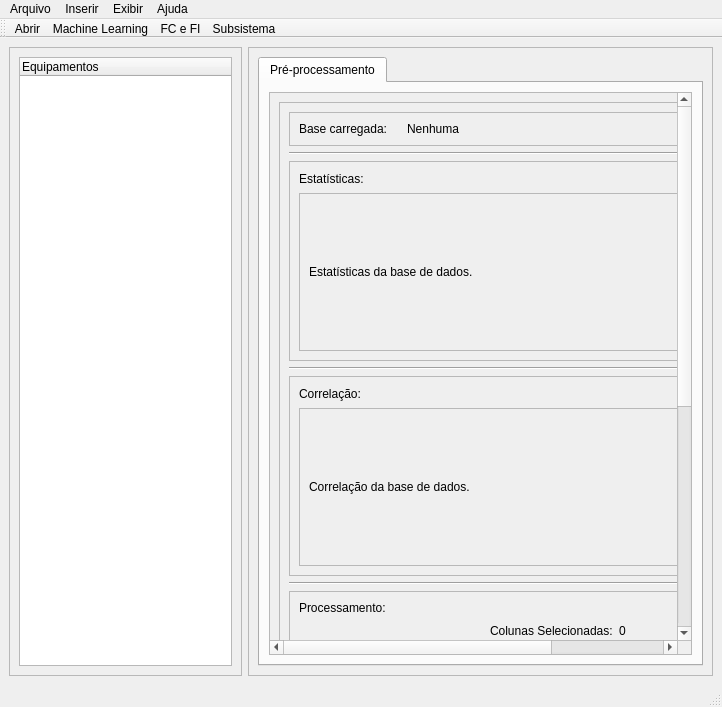
<?xml version="1.0" encoding="UTF-8"?>
<ui version="4.0">
 <class>MainWindow</class>
 <widget class="QMainWindow" name="MainWindow">
  <property name="geometry">
   <rect>
    <x>0</x>
    <y>0</y>
    <width>722</width>
    <height>707</height>
   </rect>
  </property>
  <property name="windowTitle">
   <string>MainWindow</string>
  </property>
  <property name="styleSheet">
   <string notr="true">QWidget {  margin:0;padding:0;};
QMainWindow{margin:0;padding:0;}</string>
  </property>
  <widget class="QWidget" name="centralwidget">
   <property name="styleSheet">
    <string notr="true"/>
   </property>
   <layout class="QHBoxLayout" name="horizontalLayout" stretch="1,2">
    <item>
     <widget class="QScrollArea" name="scrollArea">
      <property name="maximumSize">
       <size>
        <width>16777215</width>
        <height>16777215</height>
       </size>
      </property>
      <property name="styleSheet">
       <string notr="true"/>
      </property>
      <property name="frameShape">
       <enum>QFrame::StyledPanel</enum>
      </property>
      <property name="frameShadow">
       <enum>QFrame::Sunken</enum>
      </property>
      <property name="sizeAdjustPolicy">
       <enum>QAbstractScrollArea::AdjustIgnored</enum>
      </property>
      <property name="widgetResizable">
       <bool>true</bool>
      </property>
      <widget class="QWidget" name="scrollAreaWidgetContents">
       <property name="geometry">
        <rect>
         <x>0</x>
         <y>0</y>
         <width>229</width>
         <height>597</height>
        </rect>
       </property>
       <layout class="QVBoxLayout" name="verticalLayout">
        <item>
         <widget class="QTreeWidget" name="eq_treewidget">
          <attribute name="headerVisible">
           <bool>true</bool>
          </attribute>
          <attribute name="headerCascadingSectionResizes">
           <bool>false</bool>
          </attribute>
          <column>
           <property name="text">
            <string notr="true">Equipamentos</string>
           </property>
          </column>
         </widget>
        </item>
       </layout>
      </widget>
     </widget>
    </item>
    <item>
     <widget class="QScrollArea" name="scrollArea_2">
      <property name="styleSheet">
       <string notr="true"/>
      </property>
      <property name="widgetResizable">
       <bool>true</bool>
      </property>
      <widget class="QWidget" name="scrollAreaWidgetContents_2">
       <property name="geometry">
        <rect>
         <x>0</x>
         <y>0</y>
         <width>460</width>
         <height>597</height>
        </rect>
       </property>
       <layout class="QGridLayout" name="gridLayout">
        <item row="0" column="1">
         <widget class="QTabWidget" name="tabWidget">
          <property name="styleSheet">
           <string notr="true"/>
          </property>
          <property name="currentIndex">
           <number>0</number>
          </property>
          <widget class="QWidget" name="tab">
           <attribute name="title">
            <string>Pré-processamento</string>
           </attribute>
           <layout class="QVBoxLayout" name="verticalLayout_2">
            <item>
             <widget class="QScrollArea" name="scrollArea_5">
              <property name="styleSheet">
               <string notr="true"/>
              </property>
              <property name="widgetResizable">
               <bool>true</bool>
              </property>
              <widget class="QWidget" name="scrollAreaWidgetContents_6">
               <property name="geometry">
                <rect>
                 <x>0</x>
                 <y>0</y>
                 <width>609</width>
                 <height>1049</height>
                </rect>
               </property>
               <layout class="QVBoxLayout" name="verticalLayout_6">
                <item>
                 <widget class="QFrame" name="frame">
                  <property name="frameShape">
                   <enum>QFrame::StyledPanel</enum>
                  </property>
                  <property name="frameShadow">
                   <enum>QFrame::Raised</enum>
                  </property>
                  <layout class="QVBoxLayout" name="verticalLayout_3" stretch="0,0,10,0,10,0,0,0">
                   <item>
                    <widget class="QFrame" name="frame_2">
                     <property name="baseSize">
                      <size>
                       <width>0</width>
                       <height>0</height>
                      </size>
                     </property>
                     <property name="frameShape">
                      <enum>QFrame::StyledPanel</enum>
                     </property>
                     <property name="frameShadow">
                      <enum>QFrame::Raised</enum>
                     </property>
                     <layout class="QHBoxLayout" name="horizontalLayout_2" stretch="1,4">
                      <item>
                       <widget class="QLabel" name="label">
                        <property name="text">
                         <string>Base carregada:</string>
                        </property>
                       </widget>
                      </item>
                      <item>
                       <widget class="QLabel" name="name_base_label">
                        <property name="text">
                         <string>Nenhuma</string>
                        </property>
                       </widget>
                      </item>
                     </layout>
                    </widget>
                   </item>
                   <item>
                    <widget class="Line" name="line">
                     <property name="orientation">
                      <enum>Qt::Horizontal</enum>
                     </property>
                    </widget>
                   </item>
                   <item>
                    <widget class="QFrame" name="frame_6">
                     <property name="minimumSize">
                      <size>
                       <width>0</width>
                       <height>200</height>
                      </size>
                     </property>
                     <property name="frameShape">
                      <enum>QFrame::StyledPanel</enum>
                     </property>
                     <property name="frameShadow">
                      <enum>QFrame::Raised</enum>
                     </property>
                     <layout class="QVBoxLayout" name="verticalLayout_4" stretch="1,10">
                      <item>
                       <widget class="QLabel" name="label_3">
                        <property name="text">
                         <string>Estatísticas:</string>
                        </property>
                       </widget>
                      </item>
                      <item>
                       <widget class="QScrollArea" name="scrollArea_3">
                        <property name="sizePolicy">
                         <sizepolicy hsizetype="Expanding" vsizetype="Expanding">
                          <horstretch>0</horstretch>
                          <verstretch>0</verstretch>
                         </sizepolicy>
                        </property>
                        <property name="widgetResizable">
                         <bool>true</bool>
                        </property>
                        <widget class="QWidget" name="scrollAreaWidgetContents_3">
                         <property name="geometry">
                          <rect>
                           <x>0</x>
                           <y>0</y>
                           <width>537</width>
                           <height>151</height>
                          </rect>
                         </property>
                         <layout class="QVBoxLayout" name="verticalLayout_9">
                          <item>
                           <widget class="QLabel" name="est_label">
                            <property name="text">
                             <string>Estatísticas da base de dados.</string>
                            </property>
                           </widget>
                          </item>
                         </layout>
                        </widget>
                       </widget>
                      </item>
                     </layout>
                    </widget>
                   </item>
                   <item>
                    <widget class="Line" name="line_2">
                     <property name="orientation">
                      <enum>Qt::Horizontal</enum>
                     </property>
                    </widget>
                   </item>
                   <item>
                    <widget class="QFrame" name="frame_5">
                     <property name="minimumSize">
                      <size>
                       <width>0</width>
                       <height>200</height>
                      </size>
                     </property>
                     <property name="frameShape">
                      <enum>QFrame::StyledPanel</enum>
                     </property>
                     <property name="frameShadow">
                      <enum>QFrame::Raised</enum>
                     </property>
                     <layout class="QVBoxLayout" name="verticalLayout_5" stretch="1,10">
                      <item>
                       <widget class="QLabel" name="label_4">
                        <property name="text">
                         <string>Correlação:</string>
                        </property>
                       </widget>
                      </item>
                      <item>
                       <widget class="QScrollArea" name="scrollArea_4">
                        <property name="sizePolicy">
                         <sizepolicy hsizetype="Expanding" vsizetype="Expanding">
                          <horstretch>0</horstretch>
                          <verstretch>0</verstretch>
                         </sizepolicy>
                        </property>
                        <property name="widgetResizable">
                         <bool>true</bool>
                        </property>
                        <widget class="QWidget" name="scrollAreaWidgetContents_4">
                         <property name="geometry">
                          <rect>
                           <x>0</x>
                           <y>0</y>
                           <width>537</width>
                           <height>151</height>
                          </rect>
                         </property>
                         <layout class="QVBoxLayout" name="verticalLayout_10">
                          <item>
                           <widget class="QLabel" name="corr_label">
                            <property name="text">
                             <string>Correlação da base de dados.</string>
                            </property>
                           </widget>
                          </item>
                         </layout>
                        </widget>
                       </widget>
                      </item>
                     </layout>
                    </widget>
                   </item>
                   <item>
                    <widget class="Line" name="line_3">
                     <property name="orientation">
                      <enum>Qt::Horizontal</enum>
                     </property>
                    </widget>
                   </item>
                   <item>
                    <widget class="QFrame" name="frame_3">
                     <property name="frameShape">
                      <enum>QFrame::StyledPanel</enum>
                     </property>
                     <property name="frameShadow">
                      <enum>QFrame::Raised</enum>
                     </property>
                     <layout class="QVBoxLayout" name="verticalLayout_8">
                      <property name="spacing">
                       <number>6</number>
                      </property>
                      <item>
                       <widget class="QLabel" name="label_5">
                        <property name="text">
                         <string>Processamento:</string>
                        </property>
                       </widget>
                      </item>
                      <item>
                       <layout class="QHBoxLayout" name="horizontalLayout_9">
                        <item>
                         <spacer name="horizontalSpacer_12">
                          <property name="orientation">
                           <enum>Qt::Horizontal</enum>
                          </property>
                          <property name="sizeHint" stdset="0">
                           <size>
                            <width>40</width>
                            <height>20</height>
                           </size>
                          </property>
                         </spacer>
                        </item>
                        <item>
                         <widget class="QLabel" name="label_2">
                          <property name="text">
                           <string>Colunas Selecionadas:</string>
                          </property>
                         </widget>
                        </item>
                        <item>
                         <widget class="QLabel" name="col_label">
                          <property name="text">
                           <string>0</string>
                          </property>
                         </widget>
                        </item>
                        <item>
                         <spacer name="horizontalSpacer_13">
                          <property name="orientation">
                           <enum>Qt::Horizontal</enum>
                          </property>
                          <property name="sizeHint" stdset="0">
                           <size>
                            <width>40</width>
                            <height>20</height>
                           </size>
                          </property>
                         </spacer>
                        </item>
                       </layout>
                      </item>
                      <item>
                       <spacer name="verticalSpacer_2">
                        <property name="orientation">
                         <enum>Qt::Vertical</enum>
                        </property>
                        <property name="sizeType">
                         <enum>QSizePolicy::Fixed</enum>
                        </property>
                        <property name="sizeHint" stdset="0">
                         <size>
                          <width>20</width>
                          <height>5</height>
                         </size>
                        </property>
                       </spacer>
                      </item>
                      <item>
                       <widget class="QGroupBox" name="groupBox_6">
                        <property name="title">
                         <string>Substituir valores</string>
                        </property>
                        <layout class="QVBoxLayout" name="verticalLayout_7" stretch="1,0,0">
                         <property name="topMargin">
                          <number>22</number>
                         </property>
                         <item>
                          <spacer name="verticalSpacer_3">
                           <property name="orientation">
                            <enum>Qt::Vertical</enum>
                           </property>
                           <property name="sizeHint" stdset="0">
                            <size>
                             <width>20</width>
                             <height>40</height>
                            </size>
                           </property>
                          </spacer>
                         </item>
                         <item>
                          <widget class="QGroupBox" name="groupBox">
                           <property name="title">
                            <string/>
                           </property>
                           <layout class="QHBoxLayout" name="horizontalLayout_5" stretch="4,1,2,2,2">
                            <item>
                             <widget class="CheckableComboBox" name="sub_combobox"/>
                            </item>
                            <item>
                             <widget class="QPushButton" name="reset1">
                              <property name="minimumSize">
                               <size>
                                <width>0</width>
                                <height>20</height>
                               </size>
                              </property>
                              <property name="text">
                               <string>Reset</string>
                              </property>
                             </widget>
                            </item>
                            <item>
                             <widget class="QLineEdit" name="sub_lineEdit1"/>
                            </item>
                            <item>
                             <widget class="QPushButton" name="sub_button">
                              <property name="minimumSize">
                               <size>
                                <width>95</width>
                                <height>20</height>
                               </size>
                              </property>
                              <property name="baseSize">
                               <size>
                                <width>0</width>
                                <height>0</height>
                               </size>
                              </property>
                              <property name="text">
                               <string>Substituir por</string>
                              </property>
                             </widget>
                            </item>
                            <item>
                             <widget class="QLineEdit" name="sub_lineEdit2"/>
                            </item>
                           </layout>
                          </widget>
                         </item>
                         <item>
                          <widget class="QGroupBox" name="groupBox_4">
                           <property name="title">
                            <string/>
                           </property>
                           <layout class="QHBoxLayout" name="horizontalLayout_11" stretch="2,1,3">
                            <item>
                             <widget class="QComboBox" name="replace_combobox"/>
                            </item>
                            <item>
                             <widget class="QPushButton" name="replace_button">
                              <property name="minimumSize">
                               <size>
                                <width>95</width>
                                <height>20</height>
                               </size>
                              </property>
                              <property name="baseSize">
                               <size>
                                <width>0</width>
                                <height>0</height>
                               </size>
                              </property>
                              <property name="text">
                               <string>Substituir valores</string>
                              </property>
                             </widget>
                            </item>
                            <item>
                             <spacer name="horizontalSpacer_4">
                              <property name="orientation">
                               <enum>Qt::Horizontal</enum>
                              </property>
                              <property name="sizeHint" stdset="0">
                               <size>
                                <width>40</width>
                                <height>20</height>
                               </size>
                              </property>
                             </spacer>
                            </item>
                           </layout>
                          </widget>
                         </item>
                        </layout>
                       </widget>
                      </item>
                      <item>
                       <widget class="QGroupBox" name="groupBox_7">
                        <property name="title">
                         <string>Manipular colunas</string>
                        </property>
                        <layout class="QVBoxLayout" name="verticalLayout_11" stretch="2,0,0,0,0">
                         <property name="topMargin">
                          <number>11</number>
                         </property>
                         <item>
                          <spacer name="verticalSpacer_4">
                           <property name="orientation">
                            <enum>Qt::Vertical</enum>
                           </property>
                           <property name="sizeHint" stdset="0">
                            <size>
                             <width>20</width>
                             <height>40</height>
                            </size>
                           </property>
                          </spacer>
                         </item>
                         <item>
                          <spacer name="verticalSpacer_6">
                           <property name="orientation">
                            <enum>Qt::Vertical</enum>
                           </property>
                           <property name="sizeHint" stdset="0">
                            <size>
                             <width>20</width>
                             <height>40</height>
                            </size>
                           </property>
                          </spacer>
                         </item>
                         <item>
                          <spacer name="verticalSpacer_5">
                           <property name="orientation">
                            <enum>Qt::Vertical</enum>
                           </property>
                           <property name="sizeHint" stdset="0">
                            <size>
                             <width>20</width>
                             <height>40</height>
                            </size>
                           </property>
                          </spacer>
                         </item>
                         <item>
                          <widget class="QGroupBox" name="groupBox_2">
                           <property name="title">
                            <string/>
                           </property>
                           <layout class="QHBoxLayout" name="horizontalLayout_6" stretch="4,1,2,2,2">
                            <item>
                             <widget class="CheckableComboBox" name="remove_combobox"/>
                            </item>
                            <item>
                             <widget class="QPushButton" name="reset2">
                              <property name="minimumSize">
                               <size>
                                <width>0</width>
                                <height>20</height>
                               </size>
                              </property>
                              <property name="text">
                               <string>Reset</string>
                              </property>
                             </widget>
                            </item>
                            <item>
                             <widget class="QPushButton" name="remove_button">
                              <property name="minimumSize">
                               <size>
                                <width>0</width>
                                <height>20</height>
                               </size>
                              </property>
                              <property name="baseSize">
                               <size>
                                <width>0</width>
                                <height>0</height>
                               </size>
                              </property>
                              <property name="text">
                               <string>Eliminar </string>
                              </property>
                             </widget>
                            </item>
                            <item>
                             <widget class="QPushButton" name="manter_button">
                              <property name="minimumSize">
                               <size>
                                <width>0</width>
                                <height>20</height>
                               </size>
                              </property>
                              <property name="text">
                               <string>Manter</string>
                              </property>
                             </widget>
                            </item>
                            <item>
                             <spacer name="horizontalSpacer">
                              <property name="orientation">
                               <enum>Qt::Horizontal</enum>
                              </property>
                              <property name="sizeHint" stdset="0">
                               <size>
                                <width>40</width>
                                <height>20</height>
                               </size>
                              </property>
                             </spacer>
                            </item>
                           </layout>
                          </widget>
                         </item>
                         <item>
                          <widget class="QGroupBox" name="groupBox_3">
                           <property name="title">
                            <string/>
                           </property>
                           <layout class="QHBoxLayout" name="horizontalLayout_10">
                            <item>
                             <widget class="QLabel" name="label_6">
                              <property name="text">
                               <string>Limiar de valores ausentes(%):</string>
                              </property>
                             </widget>
                            </item>
                            <item>
                             <widget class="QDoubleSpinBox" name="limiar_spin"/>
                            </item>
                            <item>
                             <widget class="QPushButton" name="limiar_button">
                              <property name="minimumSize">
                               <size>
                                <width>95</width>
                                <height>20</height>
                               </size>
                              </property>
                              <property name="baseSize">
                               <size>
                                <width>0</width>
                                <height>0</height>
                               </size>
                              </property>
                              <property name="text">
                               <string>Eliminar colunas</string>
                              </property>
                             </widget>
                            </item>
                            <item>
                             <spacer name="horizontalSpacer_2">
                              <property name="orientation">
                               <enum>Qt::Horizontal</enum>
                              </property>
                              <property name="sizeHint" stdset="0">
                               <size>
                                <width>40</width>
                                <height>20</height>
                               </size>
                              </property>
                             </spacer>
                            </item>
                           </layout>
                          </widget>
                         </item>
                        </layout>
                       </widget>
                      </item>
                      <item>
                       <widget class="QGroupBox" name="groupBox_5">
                        <property name="title">
                         <string>Geral</string>
                        </property>
                        <layout class="QHBoxLayout" name="horizontalLayout_12" stretch="3,2,2,2,0,3">
                         <property name="topMargin">
                          <number>22</number>
                         </property>
                         <item>
                          <spacer name="horizontalSpacer_5">
                           <property name="orientation">
                            <enum>Qt::Horizontal</enum>
                           </property>
                           <property name="sizeHint" stdset="0">
                            <size>
                             <width>40</width>
                             <height>20</height>
                            </size>
                           </property>
                          </spacer>
                         </item>
                         <item>
                          <widget class="QPushButton" name="reset_button">
                           <property name="minimumSize">
                            <size>
                             <width>120</width>
                             <height>20</height>
                            </size>
                           </property>
                           <property name="baseSize">
                            <size>
                             <width>0</width>
                             <height>0</height>
                            </size>
                           </property>
                           <property name="text">
                            <string>Base original</string>
                           </property>
                          </widget>
                         </item>
                         <item>
                          <widget class="QPushButton" name="tags_button">
                           <property name="minimumSize">
                            <size>
                             <width>120</width>
                             <height>20</height>
                            </size>
                           </property>
                           <property name="maximumSize">
                            <size>
                             <width>120</width>
                             <height>16777215</height>
                            </size>
                           </property>
                           <property name="text">
                            <string>Carregar unidades</string>
                           </property>
                          </widget>
                         </item>
                         <item>
                          <widget class="QPushButton" name="df_show_button">
                           <property name="minimumSize">
                            <size>
                             <width>120</width>
                             <height>20</height>
                            </size>
                           </property>
                           <property name="baseSize">
                            <size>
                             <width>0</width>
                             <height>0</height>
                            </size>
                           </property>
                           <property name="text">
                            <string>Visualizar Dataframe</string>
                           </property>
                          </widget>
                         </item>
                         <item>
                          <widget class="QPushButton" name="sb_button">
                           <property name="minimumSize">
                            <size>
                             <width>120</width>
                             <height>20</height>
                            </size>
                           </property>
                           <property name="text">
                            <string>Subsistemas</string>
                           </property>
                          </widget>
                         </item>
                         <item>
                          <spacer name="horizontalSpacer_3">
                           <property name="orientation">
                            <enum>Qt::Horizontal</enum>
                           </property>
                           <property name="sizeHint" stdset="0">
                            <size>
                             <width>40</width>
                             <height>20</height>
                            </size>
                           </property>
                          </spacer>
                         </item>
                        </layout>
                       </widget>
                      </item>
                      <item>
                       <spacer name="verticalSpacer">
                        <property name="orientation">
                         <enum>Qt::Vertical</enum>
                        </property>
                        <property name="sizeType">
                         <enum>QSizePolicy::Fixed</enum>
                        </property>
                        <property name="sizeHint" stdset="0">
                         <size>
                          <width>20</width>
                          <height>30</height>
                         </size>
                        </property>
                       </spacer>
                      </item>
                      <item>
                       <layout class="QHBoxLayout" name="horizontalLayout_7"/>
                      </item>
                     </layout>
                    </widget>
                   </item>
                   <item>
                    <widget class="Line" name="line_4">
                     <property name="orientation">
                      <enum>Qt::Horizontal</enum>
                     </property>
                    </widget>
                   </item>
                  </layout>
                 </widget>
                </item>
                <item>
                 <layout class="QHBoxLayout" name="horizontalLayout_8" stretch="2,1,2">
                  <item>
                   <spacer name="horizontalSpacer_11">
                    <property name="orientation">
                     <enum>Qt::Horizontal</enum>
                    </property>
                    <property name="sizeHint" stdset="0">
                     <size>
                      <width>40</width>
                      <height>20</height>
                     </size>
                    </property>
                   </spacer>
                  </item>
                  <item>
                   <widget class="QPushButton" name="run_dash_button">
                    <property name="minimumSize">
                     <size>
                      <width>0</width>
                      <height>20</height>
                     </size>
                    </property>
                    <property name="text">
                     <string>Exibir Análise</string>
                    </property>
                   </widget>
                  </item>
                  <item>
                   <spacer name="horizontalSpacer_10">
                    <property name="orientation">
                     <enum>Qt::Horizontal</enum>
                    </property>
                    <property name="sizeHint" stdset="0">
                     <size>
                      <width>40</width>
                      <height>20</height>
                     </size>
                    </property>
                   </spacer>
                  </item>
                 </layout>
                </item>
               </layout>
              </widget>
             </widget>
            </item>
           </layout>
          </widget>
         </widget>
        </item>
       </layout>
      </widget>
     </widget>
    </item>
   </layout>
  </widget>
  <widget class="QMenuBar" name="menubar">
   <property name="geometry">
    <rect>
     <x>0</x>
     <y>0</y>
     <width>722</width>
     <height>26</height>
    </rect>
   </property>
   <widget class="QMenu" name="menuArquivo">
    <property name="title">
     <string>Arquivo</string>
    </property>
    <addaction name="actionAbrir"/>
   </widget>
   <widget class="QMenu" name="menuInserir">
    <property name="title">
     <string>Inserir</string>
    </property>
   </widget>
   <widget class="QMenu" name="menuExibir">
    <property name="title">
     <string>Exibir</string>
    </property>
   </widget>
   <widget class="QMenu" name="menuAjuda">
    <property name="title">
     <string>Ajuda</string>
    </property>
   </widget>
   <addaction name="menuArquivo"/>
   <addaction name="menuInserir"/>
   <addaction name="menuExibir"/>
   <addaction name="menuAjuda"/>
  </widget>
  <widget class="QStatusBar" name="statusbar"/>
  <widget class="QToolBar" name="toolBar">
   <property name="windowTitle">
    <string>toolBar</string>
   </property>
   <attribute name="toolBarArea">
    <enum>TopToolBarArea</enum>
   </attribute>
   <attribute name="toolBarBreak">
    <bool>false</bool>
   </attribute>
   <addaction name="actionAbrir"/>
   <addaction name="actionML"/>
   <addaction name="actionFC_e_FI"/>
   <addaction name="actionSubsistema"/>
  </widget>
  <action name="actionAbrir">
   <property name="icon">
    <iconset resource="imgs/imgs.qrc">
     <normaloff>:/icons/db_icon.png</normaloff>:/icons/db_icon.png</iconset>
   </property>
   <property name="text">
    <string>Abrir</string>
   </property>
  </action>
  <action name="actionAnalisar_Dados">
   <property name="icon">
    <iconset resource="imgs/imgs.qrc">
     <normaloff>:/icons/db_icon.png</normaloff>:/icons/db_icon.png</iconset>
   </property>
   <property name="text">
    <string>Analisar Dados Históricos</string>
   </property>
  </action>
  <action name="actionML">
   <property name="icon">
    <iconset resource="imgs/imgs.qrc">
     <normaloff>:/icons/ml_icon.png</normaloff>:/icons/ml_icon.png</iconset>
   </property>
   <property name="text">
    <string>Machine Learning</string>
   </property>
   <property name="toolTip">
    <string>Novo equipamento</string>
   </property>
  </action>
  <action name="actionFC_e_FI">
   <property name="text">
    <string>FC e FI</string>
   </property>
   <property name="toolTip">
    <string>Calcular FC e FI dos equipamentos</string>
   </property>
  </action>
  <action name="actionSubsistema">
   <property name="text">
    <string>Subsistema</string>
   </property>
   <property name="toolTip">
    <string>Criar subsistema</string>
   </property>
  </action>
 </widget>
 <customwidgets>
  <customwidget>
   <class>CheckableComboBox</class>
   <extends>QComboBox</extends>
   <header>multiSelCombo2</header>
  </customwidget>
 </customwidgets>
 <resources>
  <include location="imgs/imgs.qrc"/>
 </resources>
 <connections/>
</ui>
